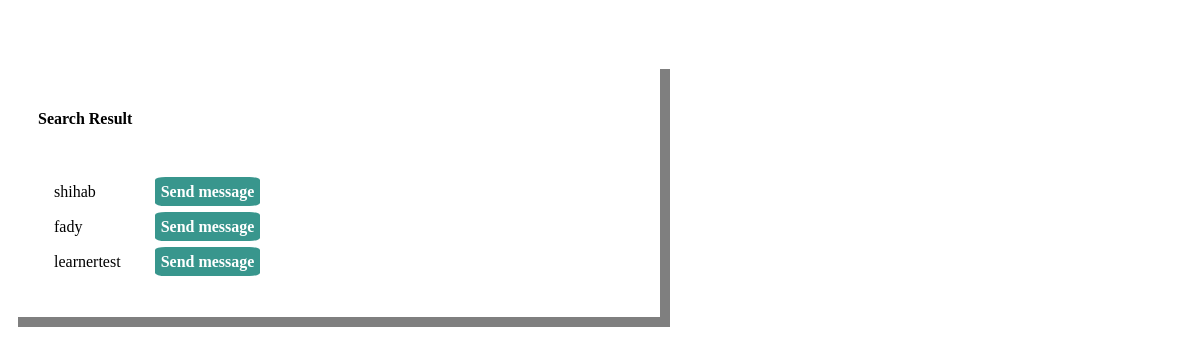
The page /fetch.php on the database as committed earlier.
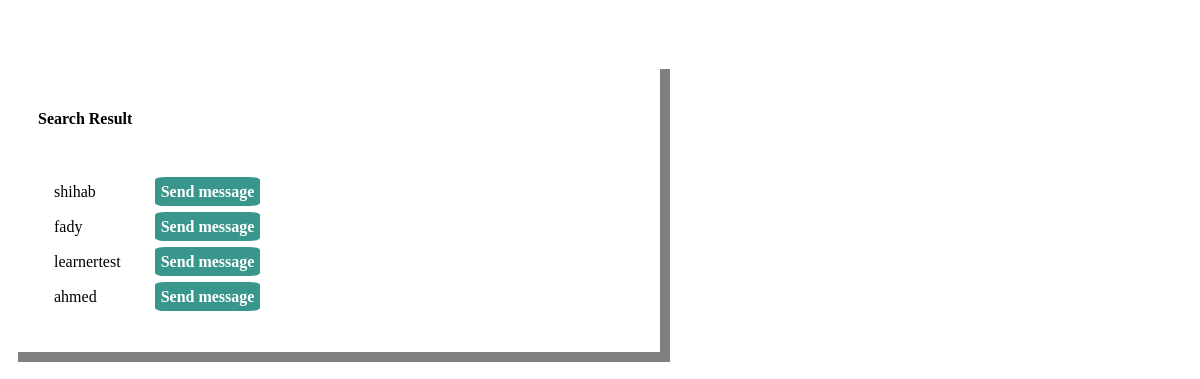
The same page on the database as committed later.
### tables this page shows
CREATE TABLE `learners` (
  `learnerID` varchar(255) NOT NULL,
  `Fname` varchar(255) NOT NULL,
  `Lname` varchar(255) DEFAULT NULL,
  `Email` varchar(255) DEFAULT NULL,
  `Password` varchar(255) DEFAULT NULL,
  `profilePicture` text DEFAULT NULL,
  `Type` text NOT NULL
);

### fetch.php (the view, shortened to what this page needs)
<?php
include 'connectToDb.php';
$output = '';
$sql = "SELECT * FROM adminstrators WHERE Fname LIKE '%" . $_POST['search'] . "%'";
$sql2 = "SELECT * FROM learners WHERE Fname LIKE '%" . $_POST['search'] . "%'";
if($_SESSION['Type']=='learner'){
    $result = mysqli_query($conn, $sql);
}else{
    $result = mysqli_query($conn, $sql2);
}
if (mysqli_num_rows($result) > 0) {
    $output .= '<div class="box"><h4> Search Result </h4>';
    $output .= '<div class="table-responsive">
                <table id="table1" class="table table bordered">
                    <tr>
                        <th><th>
                        <th><th>
                    </tr>';
    while ($row = mysqli_fetch_array($result)) {
        $output .= '<tr>
                        <td>' . $row["Fname"] . '<td>
                        <td>' . "<a id='send' href=" . 'message.php?receiver=' . $row[0] . '>' . "Send message </a>";
    }
    echo $output;
} else {
    echo '<div id="no-match">There is no matching User</div>';
}

Rows that differ between the two databases and show on the page:
added learners: Fname "ahmed"
